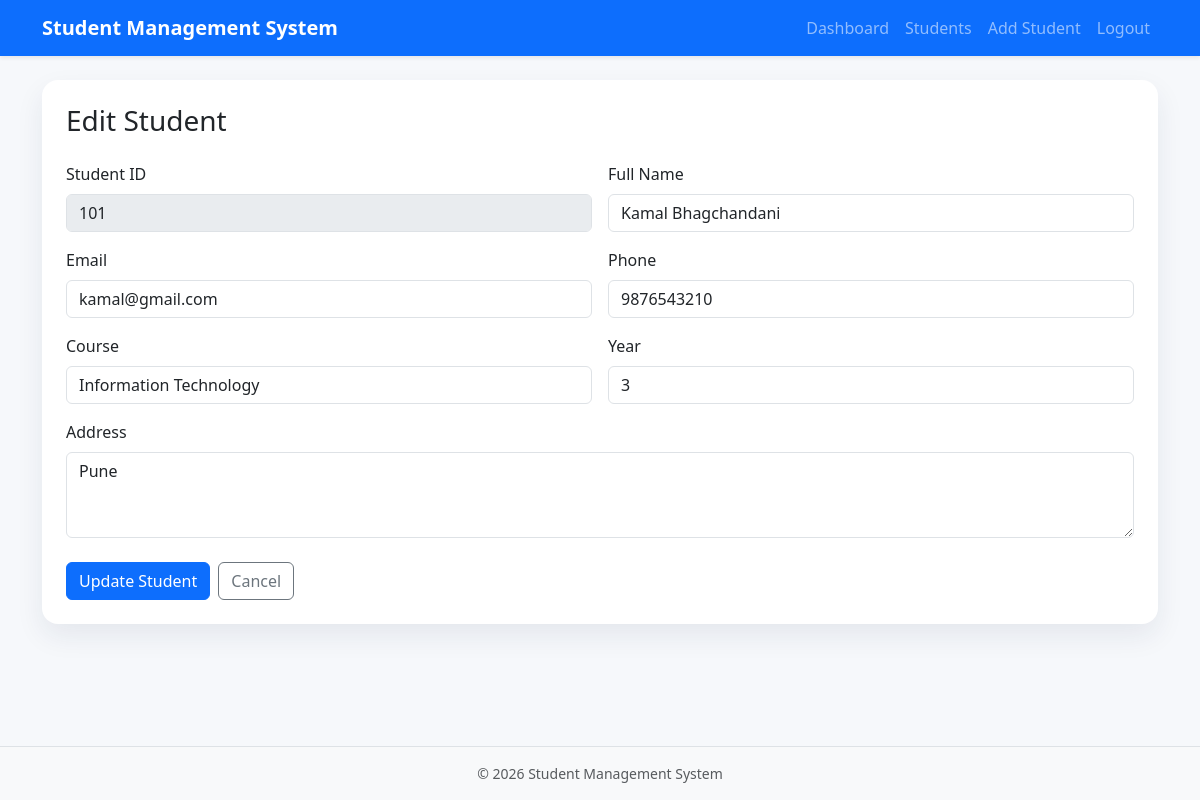
Screenshot of /students/edit.php?id=1 (signed in) with the database file from the repository.
### tables this page shows
CREATE TABLE IF NOT EXISTS students (
    id INT AUTO_INCREMENT PRIMARY KEY,
    student_id VARCHAR(20) NOT NULL UNIQUE,
    name VARCHAR(100) NOT NULL,
    email VARCHAR(100) NOT NULL,
    phone VARCHAR(15) NOT NULL,
    course VARCHAR(100) NOT NULL,
    year INT NOT NULL,
    address TEXT NOT NULL,
    created_at TIMESTAMP DEFAULT CURRENT_TIMESTAMP
);

### models/Student.php (called while the page is built, shortened)
<?php
class Student
{
    private PDO $conn;
    public function __construct(PDO $conn)
    {
        $this->conn = $conn;
    }
    public function getStudentById(int $id): ?array
    {
        $stmt = $this->conn->prepare('SELECT * FROM students WHERE id = :id');
        $stmt->execute([':id' => $id]);
        $student = $stmt->fetch();
        return $student ?: null;
    }
}

### includes/auth.php (called while the page is built, shortened)
<?php
function e(?string $value): string
{
    return htmlspecialchars((string) $value, ENT_QUOTES, 'UTF-8');
}

### students/_form.php (the view)
<?php
$student = $student ?? [
    'student_id' => '',
    'name' => '',
    'email' => '',
    'phone' => '',
    'course' => '',
    'year' => '',
    'address' => '',
];
$isEdit = $isEdit ?? false;
?>
<div class="row g-3">
    <?php if (!$isEdit): ?>
        <div class="col-md-6">
            <label for="student_id" class="form-label">Student ID</label>
            <input type="text" class="form-control" id="student_id" name="student_id" value="<?= e($student['student_id']); ?>" required>
        </div>
    <?php else: ?>
        <div class="col-md-6">
            <label class="form-label">Student ID</label>
            <input type="text" class="form-control" value="<?= e($student['student_id']); ?>" disabled>
        </div>
    <?php endif; ?>
    <div class="col-md-6">
        <label for="name" class="form-label">Full Name</label>
        <input type="text" class="form-control" id="name" name="name" value="<?= e($student['name']); ?>" required>
    </div>
    <div class="col-md-6">
        <label for="email" class="form-label">Email</label>
        <input type="email" class="form-control" id="email" name="email" value="<?= e($student['email']); ?>" required>
    </div>
    <div class="col-md-6">
        <label for="phone" class="form-label">Phone</label>
        <input type="text" class="form-control" id="phone" name="phone" value="<?= e($student['phone']); ?>" minlength="10" maxlength="15" required>
    </div>
    <div class="col-md-6">
        <label for="course" class="form-label">Course</label>
        <input type="text" class="form-control" id="course" name="course" value="<?= e($student['course']); ?>" required>
    </div>
    <div class="col-md-6">
        <label for="year" class="form-label">Year</label>
        <input type="number" class="form-control" id="year" name="year" value="<?= e((string) $student['year']); ?>" min="1" max="5" required>
    </div>
    <div class="col-12">
        <label for="address" class="form-label">Address</label>
        <textarea class="form-control" id="address" name="address" rows="3" required><?= e($student['address']); ?></textarea>
    </div>
</div>

### assets/css/style.css (style rules this page uses)
body { min-height: 100vh; display: flex; flex-direction: column; background: #f6f8fb; }

### rows the page displays
students: student "101", name "Kamal Bhagchandani", email "kamal@gmail.com", phone "9876543210", course "Information Technology", year "3", address "Pune"
